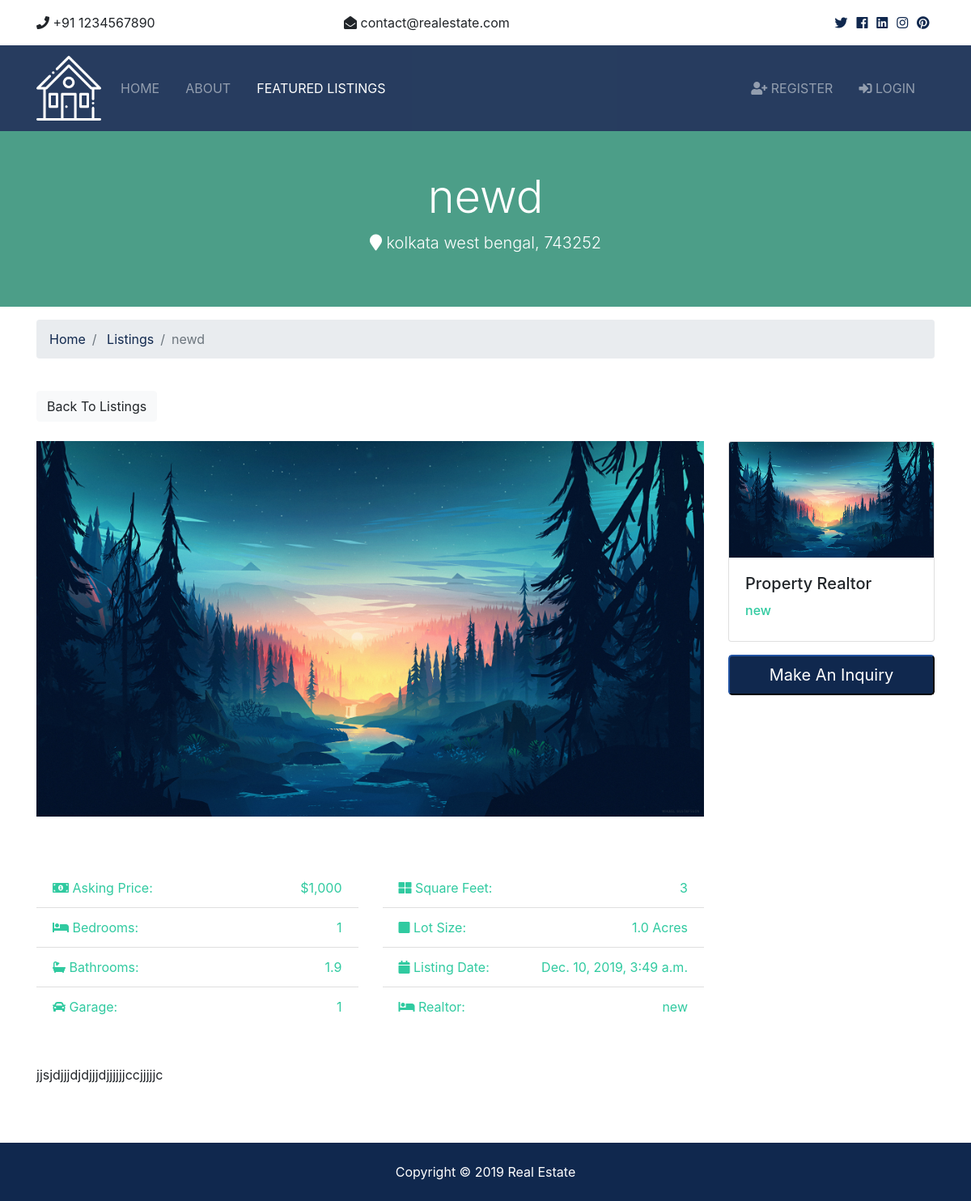
Page /listings/1 on the committed database.
### listings/models.py (models this page shows, shortened)
class Listing(models.Model):
  realtor = models.ForeignKey(Realtor, on_delete=models.DO_NOTHING)
  title = models.CharField(max_length=200)
  address = models.CharField(max_length=200)
  city = models.CharField(max_length=100)
  state = models.CharField(max_length=100)
  zipcode = models.CharField(max_length=20)
  description = models.TextField(blank=True)
  price = models.IntegerField()
  bedrooms = models.IntegerField()
  bathrooms = models.DecimalField(max_digits=2, decimal_places=1)
  garage = models.IntegerField(default=0)
  sqft = models.IntegerField()
  lot_size = models.DecimalField(max_digits=5, decimal_places=1)
  photo_main = models.ImageField(upload_to='photos/%Y/%m/%d/')
  photo_1 = models.ImageField(upload_to='photos/%Y/%m/%d/', blank=True)
  photo_2 = models.ImageField(upload_to='photos/%Y/%m/%d/', blank=True)
  photo_3 = models.ImageField(upload_to='photos/%Y/%m/%d/', blank=True)
  photo_4 = models.ImageField(upload_to='photos/%Y/%m/%d/', blank=True)
  photo_5 = models.ImageField(upload_to='photos/%Y/%m/%d/', blank=True)
  photo_6 = models.ImageField(upload_to='photos/%Y/%m/%d/', blank=True)
  is_published = models.BooleanField(default=True)
  list_date = models.DateTimeField(default=datetime.now, blank=True)

### realtors/models.py (models this page shows)
class Realtor(models.Model):
  name = models.CharField(max_length=200)
  photo = models.ImageField(upload_to='photos/%Y/%m/%d/')
  description = models.TextField(blank=True)
  phone = models.CharField(max_length=20)
  email = models.CharField(max_length=50)
  is_mvp = models.BooleanField(default=False)
  hire_date = models.DateTimeField(default=datetime.now, blank=True)
  def __str__(self):
    return self.name

### listings/views.py (the view)
# urls.py: path('<int:listing_id>', views.listing, name='listing'),
def listing(request, listing_id):
  listing = get_object_or_404(Listing, pk=listing_id)
  context = {
    'listing': listing
  }
  return render(request, 'listings/listing.html', context)

### templates/listings/listing.html (shortened to what this page needs)
{% extends 'base.html' %}
{% load humanize %}
{% block content %}
<section id="showcase-inner" class="py-5 text-white">
    <div class="container">
      <div class="row text-center">
        <div class="col-md-12">
          <h1 class="display-4">{{ listing.title }}</h1>
          <p class="lead">
            <i class="fas fa-map-marker"></i> {{ listing.city }} {{ listing.state }}, {{ listing.zipcode }}</p>
        </div>
      </div>
    </div>
  </section>
  <section id="bc" class="mt-3">
    <div class="container">
      <nav>
        <ol class="breadcrumb">
          <li class="breadcrumb-item">
            <a href="{% url 'index' %}">Home</a>
          </li>
          <li class="breadcrumb-item">
            <a href="{% url 'listings' %}">Listings</a>
          </li>
          <li class="breadcrumb-item active">{{ listing.title }}</li>
        </ol>
      </nav>
    </div>
  </section>
  <section id="listing" class="py-4">
    <div class="container">
      <a href="{% url 'listings' %}" class="btn btn-light mb-4">Back To Listings</a>
      <div class="row">
        <div class="col-md-9">
          <img src="{{ listing.photo_main.url }}" alt="" class="img-main img-fluid mb-3">
          <div class="row mb-5 fields">
            <div class="col-md-6">
              <ul class="list-group list-group-flush">
                <li class="list-group-item text-secondary">
                  <i class="fas fa-money-bill-alt"></i> Asking Price:
                  <span class="float-right">${{ listing.price | intcomma }}</span>
                </li>
                <li class="list-group-item text-secondary">
                  <i class="fas fa-bed"></i> Bedrooms:
                  <span class="float-right">{{ listing.bedrooms }}</span>
                </li>
                <li class="list-group-item text-secondary">
                  <i class="fas fa-bath"></i> Bathrooms:
                  <span class="float-right">{{ listing.bathrooms }}</span>
                </li>
                <li class="list-group-item text-secondary">
                  <i class="fas fa-car"></i> Garage:
                  <span class="float-right">{{ listing.garage }}
                  </span>
                </li>
              </ul>
            </div>
            <div class="col-md-6">
              <ul class="list-group list-group-flush">
                <li class="list-group-item text-secondary">
                  <i class="fas fa-th-large"></i> Square Feet:
                  <span class="float-right">{{ listing.sqft }}</span>
                </li>
                <li class="list-group-item text-secondary">
                  <i class="fas fa-square"></i> Lot Size:
                  <span class="float-right">{{ listing.lot_size }} Acres
                  </span>
                </li>
                <li class="list-group-item text-secondary">
                  <i class="fas fa-calendar"></i> Listing Date:
                  <span class="float-right">{{ listing.list_date }}</span>
                </li>
                <li class="list-group-item text-secondary">
                  <i class="fas fa-bed"></i> Realtor:
                  <span class="float-right">{{ listing.realtor }}
                  </span>
                </li>
              </ul>
            </div>
          </div>
          <div class="row mb-5">
            <div class="col-md-12">
                {{ listing.description }}
            </div>
          </div>
        </div>
        <div class="col-md-3">
          <div class="card mb-3">
            <img class="card-img-top" src="{{ listing.realtor.photo.url }}" alt="">
            <div class="card-body">
              <h5 class="card-title">Property Realtor</h5>
              <h6 class="text-secondary">{{ listing.realtor }}</h6>
            </div>
          </div>
          <button class="btn-primary btn-block btn-lg" data-toggle="modal" data-target="#inquiryModal">Make An Inquiry</button>
        </div>
      </div>
    </div>
  </section>
{% endblock %}

### templates/base.html (shortened to what this page needs)
{% load static %}
<!DOCTYPE html>
<html lang="en">
<head>
  <link rel="stylesheet" href="{% static 'css/all.css' %}">
  <link rel="stylesheet" href="{% static 'css/bootstrap.css' %}">
  <link rel="stylesheet" href="{% static 'css/style.css' %}">
  <link rel="stylesheet" href="{% static 'css/lightbox.min.css' %}">
</head>
<body>
  {% include 'partials/_topbar.html' %}
  {% include 'partials/_navbar.html' %}
  {% block content %} {% endblock %}
  {% include 'partials/_footer.html' %}
</body>
</html>

### templates/partials/_topbar.html
  <section id="top-bar" class="p-3">
    <div class="container">
      <div class="row">
        <div class="col-md-4">
          <i class="fas fa-phone"></i> +91 1234567890
        </div>
        <div class="col-md-4">
          <i class="fas fa-envelope-open"></i> contact@realestate.com
        </div>
        <div class="col-md-4">
          <div class="social text-right">
            <a href="#">
              <i class="fab fa-twitter"></i>
            </a>
            <a href="#">
              <i class="fab fa-facebook"></i>
            </a>
            <a href="#">
              <i class="fab fa-linkedin"></i>
            </a>
            <a href="#">
              <i class="fab fa-instagram"></i>
            </a>
            <a href="#">
              <i class="fab fa-pinterest"></i>
            </a>
          </div>
        </div>
      </div>
    </div>
  </section>

### templates/partials/_navbar.html (shortened to what this page needs)
{% load static %}
<nav class="navbar navbar-expand-lg navbar-dark bg-primary sticky-top">
    <div class="container">
      <a class="navbar-brand" href="{% url 'index' %}">
        <img src="{% static 'img/logo.png' %}" class="logo" alt="">
      </a>
      <div class="collapse navbar-collapse" id="navbarNavAltMarkup">
        <ul class="navbar-nav">
          <li
            {% if '/' == request.path %}
              class="nav-item active mr-3"
            {% else %}
              class="nav-item mr-3"
            {% endif %}
          >
            <a class="nav-link" href="{% url 'index' %}">Home</a>
          </li>
          <li
            {% if 'about' in request.path %}
              class="nav-item active mr-3"
            {% else %}
              class="nav-item mr-3"
            {% endif %}
          >
            <a class="nav-link" href="{% url 'about' %}">About</a>
          </li>
          <li
            {% if 'listings' in request.path %}
              class="nav-item active mr-3"
            {% else %}
              class="nav-item mr-3"
            {% endif %}
          >
            <a class="nav-link" href="{% url 'listings' %}">Featured Listings</a>
          </li>
        </ul>
        <ul class="navbar-nav ml-auto">
          {% if user.is_authenticated %}
            <li
            {% if 'dashboard' in request.path %}
              class="nav-item active mr-3"
            {% else %}
              class="nav-item mr-3"
            {% endif %}
            >
              <a class="nav-link" href="{% url 'dashboard' %}">
               Welcome {{ user.username }} (Dashboard)</a>
            </li>
            <li class="nav-item mr-3">
              <a href="javascript:{document.getElementById('logout').submit()}" class="nav-link">
                <i class="fas fa-sign-out-alt"></i> Logout
              </a>
              <form action="{% url 'logout' %}" method="POST" id="logout">
                {% csrf_token %}
                <input type="hidden">
              </form>
            </li>
          {% else %}
            <li
            {% if 'register' in request.path %}
              class="nav-item active mr-3"
            {% else %}
              class="nav-item mr-3"
            {% endif %}
            >
              <a class="nav-link" href="{% url 'register' %}">
                <i class="fas fa-user-plus"></i> Register</a>
            </li>
            <li
            {% if 'login' in request.path %}
              class="nav-item active mr-3"
            {% else %}
              class="nav-item mr-3"
            {% endif %}
            >
              <a class="nav-link" href="{% url 'login' %}">
                <i class="fas fa-sign-in-alt"></i>
                Login</a>
            </li>
          {% endif %}
        </ul>
      </div>
    </div>
  </nav>

### templates/partials/_footer.html
  <footer id="main-footer" class="py-4 bg-primary text-white text-center">
    Copyright &copy;
    <span class="year"></span>  Real Estate
  </footer>

### realestate/static/css/all.css (style rules this page uses)
.fa, .fas, .far, .fal, .fab { -moz-osx-font-smoothing: grayscale; -webkit-font-smoothing: antialiased; display: inline-block; font-style: normal; font-variant: normal; text-rendering: auto; line-height: 1; }
.fa-bath:before { content: "\f2cd"; }
.fa-bed:before { content: "\f236"; }
.fa-calendar:before { content: "\f133"; }
.fa-car:before { content: "\f1b9"; }
.fa-envelope-open:before { content: "\f2b6"; }
.fa-facebook:before { content: "\f09a"; }
.fa-instagram:before { content: "\f16d"; }
.fa-linkedin:before { content: "\f08c"; }
.fa-map-marker:before { content: "\f041"; }
.fa-money-bill-alt:before { content: "\f3d1"; }
.fa-phone:before { content: "\f095"; }
.fa-pinterest:before { content: "\f0d2"; }
.fa-sign-in-alt:before { content: "\f2f6"; }
.fa-square:before { content: "\f0c8"; }
.fa-th-large:before { content: "\f009"; }
.fa-twitter:before { content: "\f099"; }
.fa-user-plus:before { content: "\f234"; }
.fab { font-family: 'Font Awesome 5 Brands'; }
.fa, .fas { font-family: 'Font Awesome 5 Free'; font-weight: 900; }

### realestate/static/css/style.css (style rules this page uses)
img { width: 100%; }
.logo { width: 80px; }
.navbar { opacity: 0.9; text-transform: uppercase; }
.social a { margin-right: 0.4rem; }
#showcase-inner { background: url(../img/building.jpg) no-repeat top center fixed/cover; position: relative; overflow: hidden; min-height: 200px; }
#showcase-inner::before { content: ''; position: absolute; top: 0; left: 0; min-height: 100%; width: 100%; background: rgba(32, 134, 107, 0.8); }

### rows in the picture
Listing: title "newd", city "kolkata", state "west bengal", zipcode "743252", photo_main (picture), price "1,000", bedrooms "1", bathrooms "1.9", garage "1", sqft "3", lot_size "1.0", list_date "Dec. 10, 2019, 3:49 a.m.", realtor "new", description "jjsjdjjjdjdjjjdjjjjjjccjjjjjc", realtor.photo (picture)
